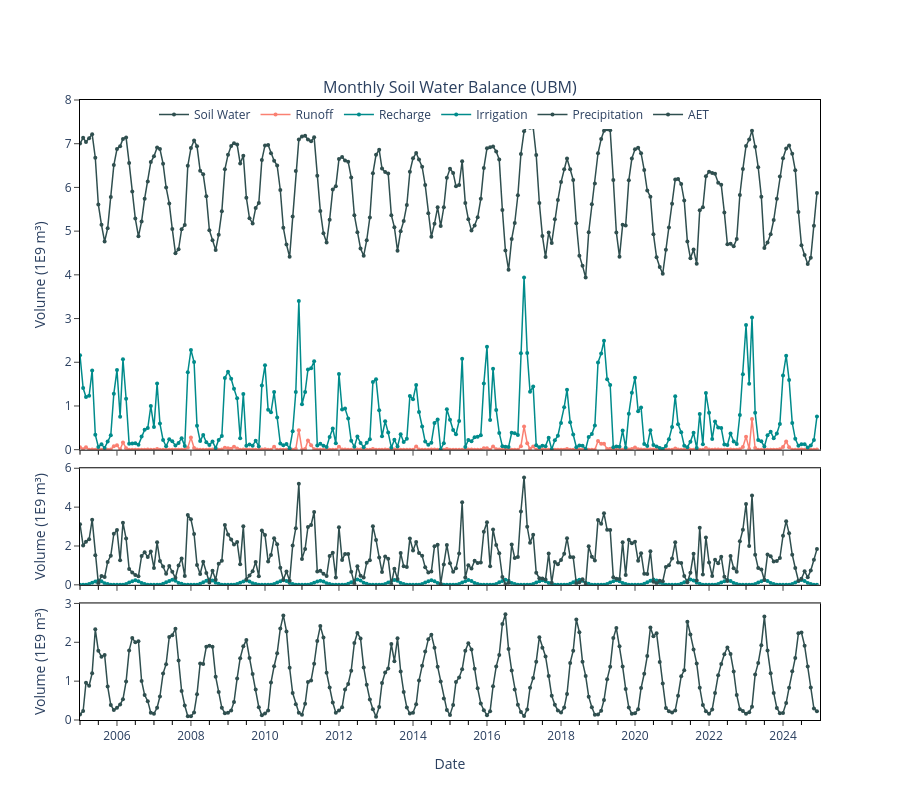

This figure's notebook cell:
### Markdown cell above
# Plotly figures

### Code cell
import plotly.graph_objects as go
from plotly.subplots import make_subplots
import pandas as pd

# 1. Pre-process: Divide value columns by 1e9 so axes show "1, 2, 3" instead of "1B"
cols_to_plot = ['Soil_Water_End_m3', 'Runoff_m3', 'Recharge_m3', 'Irrigation_m3', 
                'Precip_and_Snowmelt_m3', 'AET_m3']
# Create a copy for plotting so we don't mess up original data
plot_df = zonal_stats_df.copy()
plot_df[cols_to_plot] = plot_df[cols_to_plot] / 1e9

# 2. Configuration: Map rows to specific columns and colors
# Format: (Row Index, Column Name, Label, Color)
plots_config = [
    (1, 'Soil_Water_End_m3', 'Soil Water', 'darkslategray'),
    (1, 'Runoff_m3', 'Runoff', 'salmon'),
    (1, 'Recharge_m3', 'Recharge', 'darkcyan'),
    (2, 'Irrigation_m3', 'Irrigation', 'darkcyan'),
    (2, 'Precip_and_Snowmelt_m3', 'Precipitation', 'darkslategray'),
    (3, 'AET_m3', 'AET', 'darkslategray'),
]

# 3. Setup Figure
fig = make_subplots(
    rows=3, cols=1, shared_xaxes=True, vertical_spacing=0.03,
    row_heights=[0.6, 0.2, 0.2],
    subplot_titles=("Monthly Soil Water Balance (UBM)", "", "")
)

# 4. Loop to add traces (Much less code!)
for row, col_name, label, color in plots_config:
    fig.add_trace(go.Scatter(
        x=plot_df['Date'], y=plot_df[col_name],
        name=label, mode='lines+markers', # lines+markers matches your style
        marker=dict(size=4), line=dict(width=1.5, color=color)
    ), row=row, col=1)

# 5. The "Publication Quality" Fixes
fig.update_layout(
    height=800, width=900, plot_bgcolor='white',
    legend=dict(orientation="h", y=1, x=0.1)
)

# Global Axis styling (Borders, Ticks, Fonts)
fig.update_xaxes(
    showline=True, linewidth=1, linecolor='black', mirror=True, # The Box border
    showgrid=False, gridcolor='lightgrey',
    ticks="outside",
    minor=dict(
        ticklen=4,  # Length of minor tick
        tickcolor="black",
        dtick="M6", # Every 1 Month (since major is likely Year)
        showgrid=False # Optional: grid lines for minor ticks
    )
)
fig.update_yaxes(
    showline=True, linewidth=1, linecolor='black', mirror=True, # The Box border
    showgrid=False, gridcolor='lightgrey', ticks='outside',
    title_text="Volume (1E9 m³)"
)

# Specific Limits
fig.update_yaxes(range=[0, 8], row=1, col=1)
fig.update_yaxes(range=[0, 6], row=2, col=1)
fig.update_yaxes(range=[0, 3], row=3, col=1)
fig.update_xaxes(range=[pd.Timestamp('2005-01-01'), pd.Timestamp('2024-12-31')], title_text="Date", row=3, col=1, dtick="M24")

fig.show()

### Figure 1 — Plotly figure (JSON) as saved in the notebook; plotly's stock layout.template omitted (floating-point values rounded to 4 significant figures; data arrays with more than 128 entries replaced by an {"elided": "..."} marker saying what was removed)
{"data": [{"line": {"color": "darkslategray", "width": 1.5}, "marker": {"size": 4}, "mode": "lines+markers", "name": "Soil Water", "type": "scatter", "x": {"elided": "240 str values"}, "xaxis": "x", "y": {"elided": "240 float values"}, "yaxis": "y"}, {"line": {"color": "salmon", "width": 1.5}, "marker": {"size": 4}, "mode": "lines+markers", "name": "Runoff", "type": "scatter", "x": {"elided": "240 str values"}, "xaxis": "x", "y": {"elided": "240 float values"}, "yaxis": "y"}, {"line": {"color": "darkcyan", "width": 1.5}, "marker": {"size": 4}, "mode": "lines+markers", "name": "Recharge", "type": "scatter", "x": {"elided": "240 str values"}, "xaxis": "x", "y": {"elided": "240 float values"}, "yaxis": "y"}, {"line": {"color": "darkcyan", "width": 1.5}, "marker": {"size": 4}, "mode": "lines+markers", "name": "Irrigation", "type": "scatter", "x": {"elided": "240 str values"}, "xaxis": "x2", "y": {"elided": "240 float values"}, "yaxis": "y2"}, {"line": {"color": "darkslategray", "width": 1.5}, "marker": {"size": 4}, "mode": "lines+markers", "name": "Precipitation", "type": "scatter", "x": {"elided": "240 str values"}, "xaxis": "x2", "y": {"elided": "240 float values"}, "yaxis": "y2"}, {"line": {"color": "darkslategray", "width": 1.5}, "marker": {"size": 4}, "mode": "lines+markers", "name": "AET", "type": "scatter", "x": {"elided": "240 str values"}, "xaxis": "x3", "y": {"elided": "240 float values"}, "yaxis": "y3"}], "layout": {"annotations": [{"font": {"size": 16}, "showarrow": false, "text": "Monthly Soil Water Balance (UBM)", "x": 0.5, "xanchor": "center", "xref": "paper", "y": 1, "yanchor": "bottom", "yref": "paper"}], "height": 800, "legend": {"orientation": "h", "x": 0.1, "y": 1}, "plot_bgcolor": "white", "width": 900, "xaxis": {"anchor": "y", "domain": [0, 1], "gridcolor": "lightgrey", "linecolor": "black", "linewidth": 1, "matches": "x3", "minor": {"dtick": "M6", "showgrid": false, "tickcolor": "black", "ticklen": 4}, "mirror": true, "showgrid": false, "showline": true, "showticklabels": false, "ticks": "outside"}, "xaxis2": {"anchor": "y2", "domain": [0, 1], "gridcolor": "lightgrey", "linecolor": "black", "linewidth": 1, "matches": "x3", "minor": {"dtick": "M6", "showgrid": false, "tickcolor": "black", "ticklen": 4}, "mirror": true, "showgrid": false, "showline": true, "showticklabels": false, "ticks": "outside"}, "xaxis3": {"anchor": "y3", "domain": [0, 1], "dtick": "M24", "gridcolor": "lightgrey", "linecolor": "black", "linewidth": 1, "minor": {"dtick": "M6", "showgrid": false, "tickcolor": "black", "ticklen": 4}, "mirror": true, "range": ["2005-01-01T00:00:00", "2024-12-31T00:00:00"], "showgrid": false, "showline": true, "ticks": "outside", "title": {"text": "Date"}}, "yaxis": {"anchor": "x", "domain": [0.436, 1], "gridcolor": "lightgrey", "linecolor": "black", "linewidth": 1, "mirror": true, "range": [0, 8], "showgrid": false, "showline": true, "ticks": "outside", "title": {"text": "Volume (1E9 m³)"}}, "yaxis2": {"anchor": "x2", "domain": [0.218, 0.406], "gridcolor": "lightgrey", "linecolor": "black", "linewidth": 1, "mirror": true, "range": [0, 6], "showgrid": false, "showline": true, "ticks": "outside", "title": {"text": "Volume (1E9 m³)"}}, "yaxis3": {"anchor": "x3", "domain": [0, 0.188], "gridcolor": "lightgrey", "linecolor": "black", "linewidth": 1, "mirror": true, "range": [0, 3], "showgrid": false, "showline": true, "ticks": "outside", "title": {"text": "Volume (1E9 m³)"}}}}
